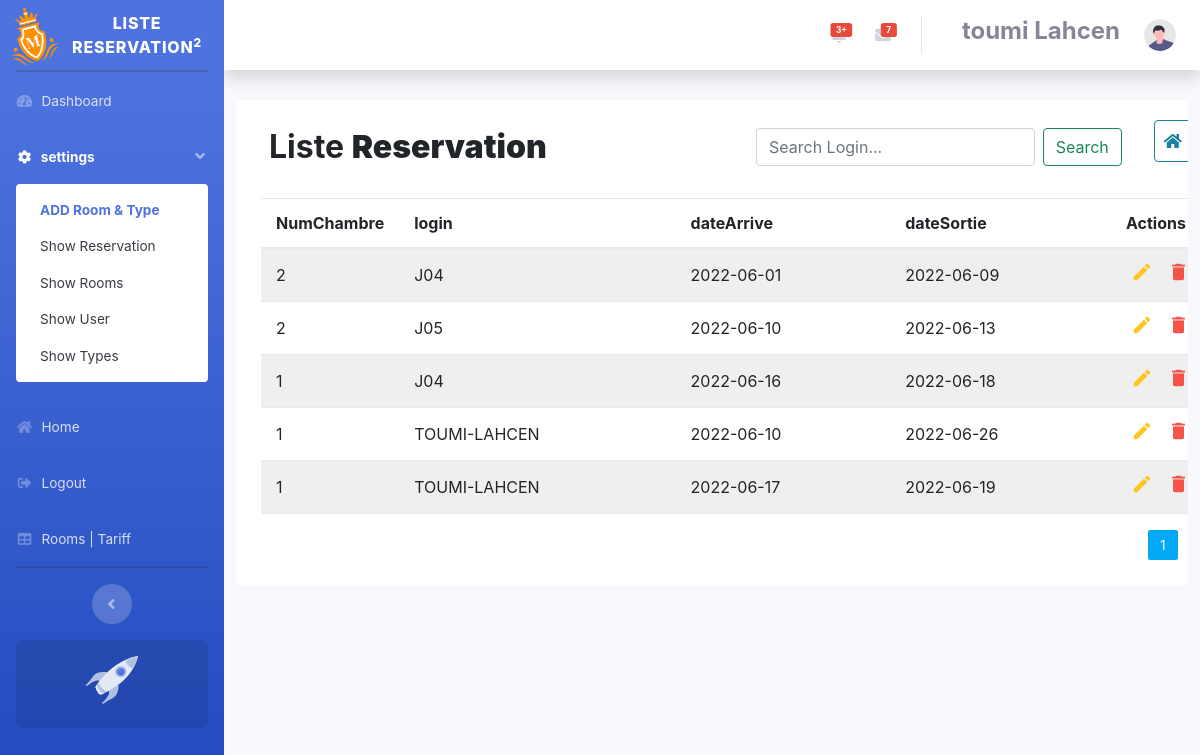
The page /MVC/ListeReservation (signed in) on the database its author committed.
### tables this page shows
CREATE TABLE `reservations` (
  `login` varchar(100) NOT NULL,
  `NumChambre` int(11) NOT NULL,
  `dateArrive` date NOT NULL,
  `dateSortie` date NOT NULL
);

### MVC/modelS/model.php (called while the page is built, shortened)
<?php
class ModelClient{
	public function requete($req, $type)
	{
		try{
		$con = new PDO("mysql:host=localhost;dbname=hotel1","root","");
		$data = null;
		if($type == 1){
			$result = $con->query($req);
			$data = $result->fetchAll(PDO::FETCH_OBJ);
		}else{
			$data = $con->exec($req);
		}
	}
	catch(PDOException $a){
	}
		return $data;
	}
}
 ?>

### MVC/views/ListeReservation.php (the view, shortened to what this page needs)
<?php
            include_once ("head2A.php");
      ?>
	  <?php
	  include_once ("meta&bootstrap.php");
?>
<body id="page-top">
<div id="wrapper">
<?php
include_once("nav.php");
?>
<div class="container-xl">
	<div class="table-responsive">
		<div class="table-wrapper">
			<div class="table">
				<div class="row">
					<div class="col-sm-6">
						<h2>Liste <b>Reservation</b></h2>
					</div>
					<div class="container-fluid col-sm-5">
    <form class="d-flex" method="post">
      <input class="form-control me-2" type="search" placeholder="Search Login..." name="search" aria-label="Search">
      <button class="btn btn-outline-success" type="submit" name="btnSearch">Search</button>
    </form>
  </div>
					 <div class="col-sm-1">
			<a href="http://localhost/TP_11/MVC/Dashboard"
			class="btn btn-outline-primary" >
			<i class="fas fa-fw fa-home"></i></i></a>
					</div>
				</div>
			</div>
			<table class="table table-striped table-hover">
				<thead>
					<tr>
						<th>NumChambre</th>
						<th>login</th>
						<th>dateArrive</th>
						<th>dateSortie</th>
						<th>Actions</th>
					</tr>
				</thead>
				<tbody>
						<?php
                           $s=0;
						foreach($lstR as $i){
                            $s+=1;
							$num = $i->NumChambre;
							echo "<tr>
							<td>$num</td>
							<td>$i->login</td>
							<td>$i->dateArrive</td>
							<td>$i->dateSortie</td>
							<td>
								<a href='#Edit$s' class='edit' data-toggle='modal'>
								<i class='material-icons' data-toggle='tooltip' title='Edit'>&#xE254;</i></a>
								<a href='#delete$s' class='delete' data-toggle='modal'>
								<i class='material-icons' data-toggle='tooltip' title='Delete'>
								&#xE872;</i></a>
							</td>
						</tr>";
						}
						?>
				</tbody>
			</table>
			<div class="clearfix">
				<ul class="pagination">
					<?php
					for ($n=1; $n <= $nbpage; $n++) {
						if ($Pospage == $n) {
						echo '<li class="page-item active"><a href="http://localhost/TP_11/MVC/ListeReservation?page='.$n.'"
						class="page-link">'.$n.'</a></li>';
						}else
						echo '<li class="page-item"><a href="http://localhost/TP_11/MVC/ListeReservation?page='.$n.'"
						class="page-link">'.$n.'</a></li>';
					}
					?>
				</ul>
			</div>
		</div>
	</div>
</div>
</body>
</html>

### MVC/views/head2A.php (style rules this page uses)
body { color: #566787; background: #f5f5f5; font-family: 'Varela Round', sans-serif; font-size: 13px; }
.table-responsive { margin: 30px 0; }
.table-wrapper { background: #fff; padding: 20px 25px; border-radius: 3px; min-width: 1000px; box-shadow: 0 1px 1px rgba(0,0,0,.05); }
table.table tr th, table.table tr td { border-color: #e9e9e9; padding: 12px 15px; vertical-align: middle; }
table.table tr th:first-child { width: 60px; }
table.table tr th:last-child { width: 100px; }
table.table-striped tbody tr:nth-of-type(odd) { background-color: #fcfcfc; }
table.table td:last-child i { opacity: 0.9; font-size: 22px; margin: 0 5px; }
table.table td a { font-weight: bold; color: #566787; display: inline-block; text-decoration: none; outline: none !important; }
table.table td a.edit { color: #FFC107; }
table.table td a.delete { color: #F44336; }
table.table td i { font-size: 19px; }
.pagination { float: right; margin: 0 0 5px; }
.pagination li a { border: none; font-size: 13px; min-width: 30px; min-height: 30px; color: #999; margin: 0 2px; line-height: 30px; border-radius: 2px !important; text-align: center; padding: 0 6px; }
.pagination li.active a, .pagination li.active a.page-link { background: #03A9F4; }

### MVC/views/meta&bootstrap.php (style rules this page uses)
body { font-family: 'Kanit';font-size: 15px; }

### rows shown on the page
reservations: NumChambre "2", login "J04", dateArrive "2022-06-01", dateSortie "2022-06-09"
reservations: NumChambre "2", login "J05", dateArrive "2022-06-10", dateSortie "2022-06-13"
reservations: NumChambre "1", login "J04", dateArrive "2022-06-16", dateSortie "2022-06-18"
reservations: NumChambre "1", login "TOUMI-LAHCEN", dateArrive "2022-06-10", dateSortie "2022-06-26"
reservations: NumChambre "1", login "TOUMI-LAHCEN", dateArrive "2022-06-17", dateSortie "2022-06-19"

### other values the page prints
$title "LISTE RESERVATION"
$_SESSION['Nom'] "toumi"
$_SESSION['Prenom'] "Lahcen"
